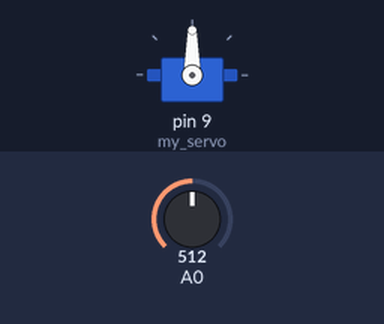
Recording of a sketch running on a simulated Arduino Uno, built with avr-gcc and run on an emulated ATmega328P. Parts: servo. The test bench sets the inputs (shaded band); at power-on: A0 = 512.

Above: at 1.2 s.
1.3 s: A0 set to 716
At 2.5 s:
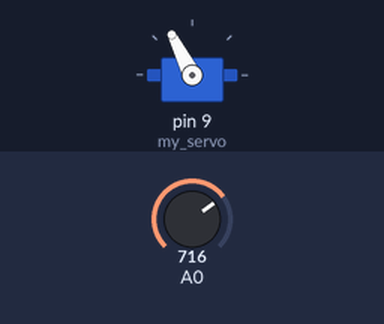
2.8 s: A0 set to 900
At 3.8 s:
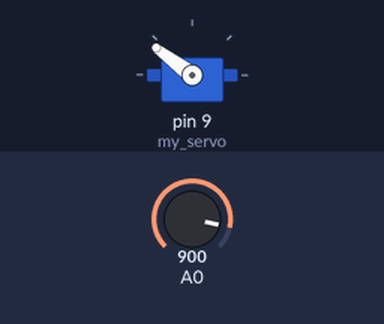
4.3 s: A0 set to 1023
At 4.9 s:
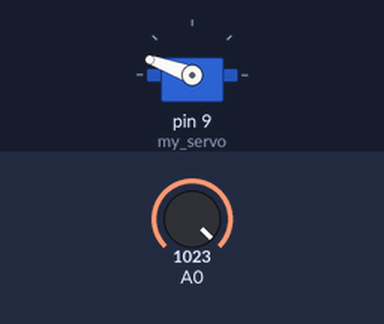
5.8 s: A0 set to 306
At 7.0 s:
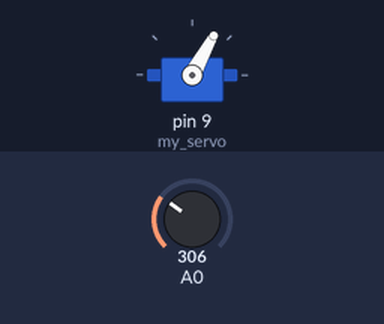
7.3 s: A0 set to 122
At 8.4 s:
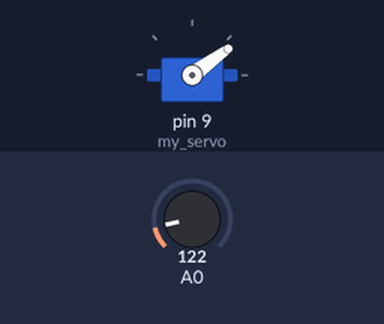
Timing chart, 0 to 9.8 s (numbered marks = the images above; inputs shaded):
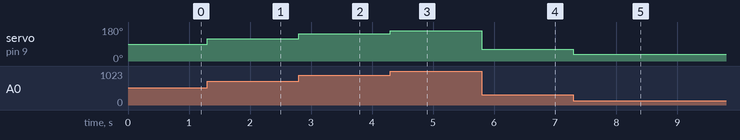

The sketch:

3A_servo.ino
```cpp
/*SIK circuit 3A, servo motor*/
#include <Servo.h>

Servo my_servo;
int potentiometer;
int servo_val;

void setup() {
  // put your setup code here, to run once:
  my_servo.attach(9);
}

void loop() {
  // put your main code here, to run repeatedly:
  potentiometer = analogRead(A0);

  servo_val = map(potentiometer, 0, 1023, 20, 160);
  my_servo.write(servo_val);
}
```

Measured:
- after the input at 1.3 s, servo on pin 9 (my_servo): 90° → 117° at once
- after the input at 2.8 s, servo on pin 9 (my_servo): 117° → 143° at once
- after the input at 4.3 s, servo on pin 9 (my_servo): 143° → 160° at once
- after the input at 5.8 s, servo on pin 9 (my_servo): 160° → 61° at once
- after the input at 7.3 s, servo on pin 9 (my_servo): 61° → 36° at once
